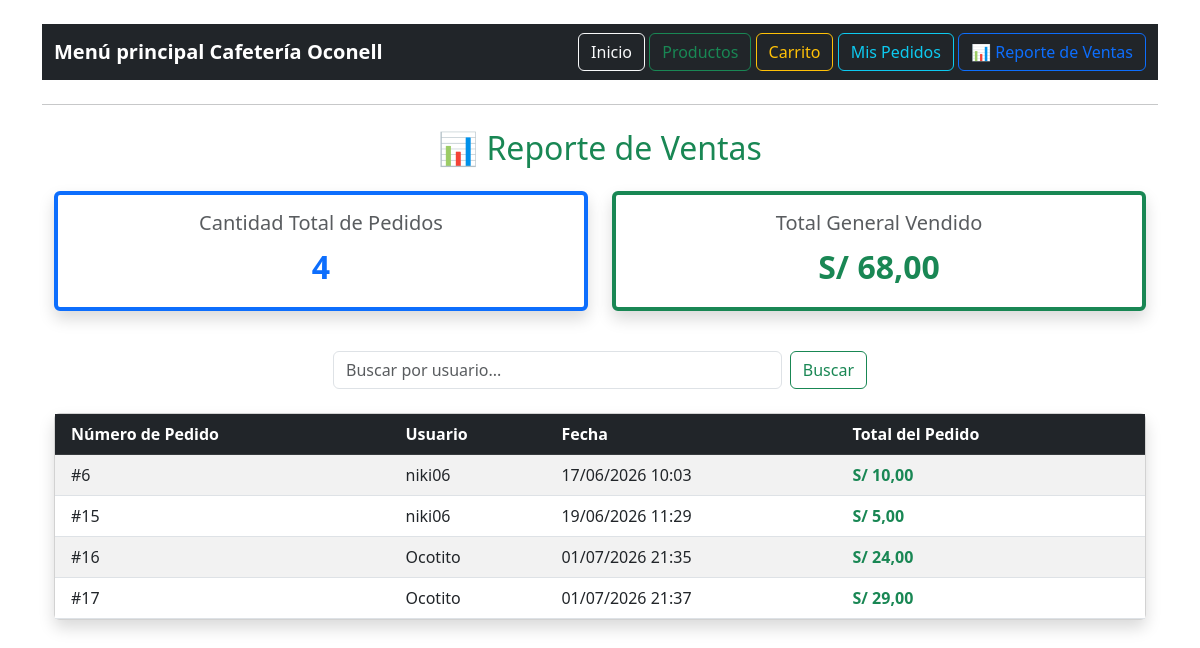
/reporte-ventas/ (signed in), run on the app's committed database.
### pedidos/models.py (models this page shows, shortened)
class Pedido(models.Model):
    usuario = models.ForeignKey(User, on_delete=models.CASCADE)
    productos = models.ManyToManyField(Producto, through='DetallePedido')
    fecha = models.DateTimeField(auto_now_add=True)

### pedidos/views.py (the view)
# urls.py: path("reporte-ventas/", views.reporte_ventas, name="reporte_ventas"),
@login_required
def reporte_ventas(request):
    buscar = request.GET.get("buscar")
    pedidos_db = Pedido.objects.all()
    if buscar:
        pedidos_db = pedidos_db.filter(usuario__username__icontains=buscar)
    pedidos_con_total = []
    total_general = 0
    for pedido in pedidos_db:
        detalles = DetallePedido.objects.filter(pedido=pedido)
        total_pedido = sum(d.cantidad * d.producto.precio for d in detalles)
        pedido.total_calculado = total_pedido
        pedidos_con_total.append(pedido)
        total_general += total_pedido
    cantidad_pedidos = len(pedidos_con_total)
    return render(
        request,
        "pedidos/reporte_ventas.html",
        {
            "pedidos": pedidos_con_total,
            "cantidad_pedidos": cantidad_pedidos,
            "total_general": total_general,
            "buscar": buscar
        }
    )

### pedidos/templates/pedidos/reporte_ventas.html (shortened to what this page needs)
{% extends 'base.html' %}
{% block content %}
<div class="container mt-4">
    <h2 class="text-center text-success mb-4">📊 Reporte de Ventas</h2>
    <div class="row my-4">
        <div class="col-md-6 mb-3">
            <div class="card shadow border-start border-primary border-4">
                <div class="card-body text-center">
                    <h5 class="text-muted">Cantidad Total de Pedidos</h5>
                    <p class="fs-2 text-primary m-0"><strong>{{ cantidad_pedidos }}</strong></p>
                </div>
            </div>
        </div>
        <div class="col-md-6 mb-3">
            <div class="card shadow border-start border-success border-4">
                <div class="card-body text-center">
                    <h5 class="text-muted">Total General Vendido</h5>
                    <p class="fs-2 text-success m-0"><strong>S/ {{ total_general }}</strong></p>
                </div>
            </div>
        </div>
    </div>
    <div class="row mb-4">
        <div class="col-md-6 mx-auto">
            <form method="GET" action="{% url 'reporte_ventas' %}" class="d-flex">
                <input type="text" name="buscar" class="form-control me-2" placeholder="Buscar por usuario..." value="{{ buscar|default:'' }}">
                <button class="btn btn-outline-success" type="submit">Buscar</button>
            </form>
        </div>
    </div>
    <div class="card shadow">
        <div class="card-body p-0">
            <div class="table-responsive">
                <table class="table table-hover table-striped mb-0">
                    <thead class="table-dark">
                        <tr>
                            <th class="ps-3">Número de Pedido</th>
                            <th>Usuario</th>
                            <th>Fecha</th>
                            <th class="pe-3">Total del Pedido</th>
                        </tr>
                    </thead>
                    <tbody>
                        {% for pedido in pedidos %}
                        <tr>
                            <td class="ps-3">#{{ pedido.id }}</td>
                            <td>{{ pedido.usuario.username }}</td>
                            <td>{{ pedido.fecha|date:"d/m/Y H:i" }}</td>
                            <td class="text-success pe-3"><strong>S/ {{ pedido.total_calculado }}</strong></td>
                        </tr>
                        {% empty %}
                        <tr>
                            <td colspan="4" class="text-center py-4 text-muted">No se encontraron pedidos en el sistema.</td>
                        </tr>
                        {% endfor %}
                    </tbody>
                </table>
            </div>
        </div>
    </div>
</div>
{% endblock %}

### data on the page
Pedido: id "6", usuario.username "niki06", fecha "17/06/2026 10:03", total_calculado "10,00"
Pedido: id "15", usuario.username "niki06", fecha "19/06/2026 11:29", total_calculado "5,00"
Pedido: id "16", usuario.username "Ocotito", fecha "01/07/2026 21:35", total_calculado "24,00"
Pedido: id "17", usuario.username "Ocotito", fecha "01/07/2026 21:37", total_calculado "29,00"

### other printed values
{{ cantidad_pedidos }} "4"
{{ total_general }} "68,00"
